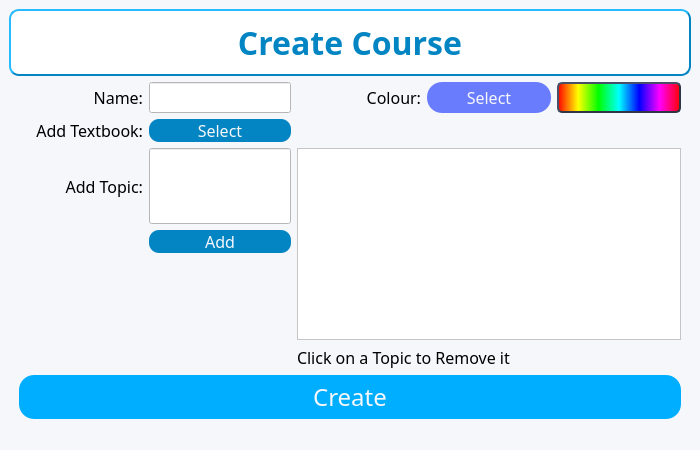
<?xml version="1.0" encoding="UTF-8"?>
<ui version="4.0">
 <class>MainWindow</class>
 <widget class="QMainWindow" name="MainWindow">
  <property name="windowModality">
   <enum>Qt::NonModal</enum>
  </property>
  <property name="geometry">
   <rect>
    <x>0</x>
    <y>0</y>
    <width>700</width>
    <height>450</height>
   </rect>
  </property>
  <property name="windowTitle">
   <string>Smart Retain</string>
  </property>
  <property name="styleSheet">
   <string notr="true">background-color: #F6F7FB</string>
  </property>
  <widget class="QWidget" name="centralwidget">
   <layout class="QVBoxLayout" name="verticalLayout_2">
    <item>
     <layout class="QVBoxLayout" name="verticalLayout">
      <item>
       <widget class="QLabel" name="label">
        <property name="font">
         <font>
          <family>Neue Haas Grotesk Text Pro</family>
          <pointsize>24</pointsize>
          <weight>75</weight>
          <bold>true</bold>
         </font>
        </property>
        <property name="styleSheet">
         <string notr="true">background-color: white;
border-style: outset;
border-width: 2px;
border-radius: 10px;
border-color: #0285c2;
color:#0285c2;</string>
        </property>
        <property name="text">
         <string>&lt;html&gt;&lt;head/&gt;&lt;body&gt;&lt;p&gt;&lt;span style=&quot; color:#0285c2;&quot;&gt;Create Course&lt;/span&gt;&lt;/p&gt;&lt;/body&gt;&lt;/html&gt;</string>
        </property>
        <property name="alignment">
         <set>Qt::AlignHCenter|Qt::AlignTop</set>
        </property>
       </widget>
      </item>
      <item>
       <layout class="QGridLayout" name="gridLayout_4">
        <item row="0" column="3">
         <widget class="QLabel" name="label_9">
          <property name="sizePolicy">
           <sizepolicy hsizetype="Expanding" vsizetype="Expanding">
            <horstretch>0</horstretch>
            <verstretch>0</verstretch>
           </sizepolicy>
          </property>
          <property name="font">
           <font>
            <family>Neue Haas Grotesk Text Pro</family>
            <pointsize>12</pointsize>
           </font>
          </property>
          <property name="text">
           <string>Colour:</string>
          </property>
          <property name="alignment">
           <set>Qt::AlignRight|Qt::AlignTrailing|Qt::AlignVCenter</set>
          </property>
         </widget>
        </item>
        <item row="2" column="2">
         <widget class="QLineEdit" name="topicEdit">
          <property name="sizePolicy">
           <sizepolicy hsizetype="Expanding" vsizetype="Expanding">
            <horstretch>0</horstretch>
            <verstretch>0</verstretch>
           </sizepolicy>
          </property>
          <property name="font">
           <font>
            <family>Neue Haas Grotesk Text Pro</family>
            <pointsize>12</pointsize>
           </font>
          </property>
          <property name="styleSheet">
           <string notr="true">background-color:white</string>
          </property>
         </widget>
        </item>
        <item row="1" column="3" colspan="3">
         <widget class="QLabel" name="pathLabel">
          <property name="sizePolicy">
           <sizepolicy hsizetype="Expanding" vsizetype="Expanding">
            <horstretch>0</horstretch>
            <verstretch>0</verstretch>
           </sizepolicy>
          </property>
          <property name="font">
           <font>
            <family>Neue Haas Grotesk Text Pro</family>
            <pointsize>12</pointsize>
           </font>
          </property>
          <property name="text">
           <string/>
          </property>
         </widget>
        </item>
        <item row="0" column="5">
         <widget class="QLabel" name="colorLabel">
          <property name="sizePolicy">
           <sizepolicy hsizetype="Expanding" vsizetype="Expanding">
            <horstretch>0</horstretch>
            <verstretch>0</verstretch>
           </sizepolicy>
          </property>
          <property name="minimumSize">
           <size>
            <width>0</width>
            <height>0</height>
           </size>
          </property>
          <property name="font">
           <font>
            <family>Neue Haas Grotesk Text Pro</family>
            <pointsize>12</pointsize>
           </font>
          </property>
          <property name="styleSheet">
           <string notr="true">background-color: qlineargradient(spread:pad, x1:0, y1:0, x2:1, y2:0, stop:0 rgba(255, 0, 0, 255), stop:0.166 rgba(255, 255, 0, 255), stop:0.333 rgba(0, 255, 0, 255), stop:0.5 rgba(0, 255, 255, 255), stop:0.666 rgba(0, 0, 255, 255), stop:0.833 rgba(255, 0, 255, 255), stop:1 rgba(255, 0, 0, 255));
border-style: outset;
border-width: 2px;
border-radius: 5px;
border-color: #303545;</string>
          </property>
          <property name="text">
           <string/>
          </property>
         </widget>
        </item>
        <item row="1" column="1">
         <widget class="QLabel" name="label_7">
          <property name="sizePolicy">
           <sizepolicy hsizetype="Expanding" vsizetype="Expanding">
            <horstretch>0</horstretch>
            <verstretch>0</verstretch>
           </sizepolicy>
          </property>
          <property name="font">
           <font>
            <family>Neue Haas Grotesk Text Pro</family>
            <pointsize>12</pointsize>
           </font>
          </property>
          <property name="text">
           <string>Add Textbook:</string>
          </property>
          <property name="alignment">
           <set>Qt::AlignRight|Qt::AlignTrailing|Qt::AlignVCenter</set>
          </property>
         </widget>
        </item>
        <item row="3" column="2">
         <widget class="QPushButton" name="addTopicBtn">
          <property name="enabled">
           <bool>false</bool>
          </property>
          <property name="font">
           <font>
            <family>Neue Haas Grotesk Text Pro</family>
            <pointsize>12</pointsize>
           </font>
          </property>
          <property name="styleSheet">
           <string notr="true">QPushButton {
	background-color: #0285c2;
	border-radius: 10px;
	color: #F6F7FB;
}

QPushButton:hover {
    background-color: rgb(2, 106, 154);
}</string>
          </property>
          <property name="text">
           <string>Add</string>
          </property>
         </widget>
        </item>
        <item row="2" column="3" rowspan="4" colspan="3">
         <widget class="QListWidget" name="topicListWidget">
          <property name="sizePolicy">
           <sizepolicy hsizetype="Expanding" vsizetype="Expanding">
            <horstretch>0</horstretch>
            <verstretch>0</verstretch>
           </sizepolicy>
          </property>
          <property name="font">
           <font>
            <family>Neue Haas Grotesk Text Pro</family>
            <pointsize>12</pointsize>
           </font>
          </property>
          <property name="styleSheet">
           <string notr="true">background-color:white</string>
          </property>
         </widget>
        </item>
        <item row="5" column="1">
         <widget class="QLabel" name="label_13">
          <property name="font">
           <font>
            <pointsize>12</pointsize>
           </font>
          </property>
          <property name="text">
           <string/>
          </property>
         </widget>
        </item>
        <item row="2" column="1">
         <widget class="QLabel" name="label_12">
          <property name="sizePolicy">
           <sizepolicy hsizetype="Preferred" vsizetype="Expanding">
            <horstretch>0</horstretch>
            <verstretch>0</verstretch>
           </sizepolicy>
          </property>
          <property name="font">
           <font>
            <family>Neue Haas Grotesk Text Pro</family>
            <pointsize>12</pointsize>
           </font>
          </property>
          <property name="text">
           <string>Add Topic:</string>
          </property>
          <property name="alignment">
           <set>Qt::AlignRight|Qt::AlignTrailing|Qt::AlignVCenter</set>
          </property>
         </widget>
        </item>
        <item row="6" column="1">
         <widget class="QLabel" name="label_17">
          <property name="sizePolicy">
           <sizepolicy hsizetype="Preferred" vsizetype="Expanding">
            <horstretch>0</horstretch>
            <verstretch>0</verstretch>
           </sizepolicy>
          </property>
          <property name="font">
           <font>
            <pointsize>12</pointsize>
           </font>
          </property>
          <property name="text">
           <string/>
          </property>
         </widget>
        </item>
        <item row="1" column="2">
         <widget class="QPushButton" name="pdfBtn">
          <property name="sizePolicy">
           <sizepolicy hsizetype="Expanding" vsizetype="Expanding">
            <horstretch>0</horstretch>
            <verstretch>0</verstretch>
           </sizepolicy>
          </property>
          <property name="font">
           <font>
            <family>Neue Haas Grotesk Text Pro</family>
            <pointsize>12</pointsize>
           </font>
          </property>
          <property name="styleSheet">
           <string notr="true">QPushButton {
	background-color: #0285c2;
	border-radius: 10px;
	color: #F6F7FB;
}

QPushButton:hover {
    background-color: rgb(2, 106, 154);
}</string>
          </property>
          <property name="text">
           <string>Select</string>
          </property>
         </widget>
        </item>
        <item row="0" column="1">
         <widget class="QLabel" name="label_8">
          <property name="sizePolicy">
           <sizepolicy hsizetype="Expanding" vsizetype="Expanding">
            <horstretch>0</horstretch>
            <verstretch>0</verstretch>
           </sizepolicy>
          </property>
          <property name="font">
           <font>
            <family>Neue Haas Grotesk Text Pro</family>
            <pointsize>12</pointsize>
           </font>
          </property>
          <property name="text">
           <string>Name:</string>
          </property>
          <property name="alignment">
           <set>Qt::AlignRight|Qt::AlignTrailing|Qt::AlignVCenter</set>
          </property>
         </widget>
        </item>
        <item row="6" column="3" colspan="3">
         <widget class="QLabel" name="label_18">
          <property name="sizePolicy">
           <sizepolicy hsizetype="Preferred" vsizetype="Expanding">
            <horstretch>0</horstretch>
            <verstretch>0</verstretch>
           </sizepolicy>
          </property>
          <property name="font">
           <font>
            <family>Neue Haas Grotesk Text Pro</family>
            <pointsize>12</pointsize>
           </font>
          </property>
          <property name="text">
           <string>Click on a Topic to Remove it</string>
          </property>
         </widget>
        </item>
        <item row="0" column="2">
         <widget class="QLineEdit" name="nameEdit">
          <property name="sizePolicy">
           <sizepolicy hsizetype="Expanding" vsizetype="Expanding">
            <horstretch>0</horstretch>
            <verstretch>0</verstretch>
           </sizepolicy>
          </property>
          <property name="font">
           <font>
            <family>Neue Haas Grotesk Text Pro</family>
            <pointsize>12</pointsize>
           </font>
          </property>
          <property name="styleSheet">
           <string notr="true">background-color:white</string>
          </property>
         </widget>
        </item>
        <item row="0" column="4">
         <widget class="QPushButton" name="colorBtn">
          <property name="sizePolicy">
           <sizepolicy hsizetype="Expanding" vsizetype="Expanding">
            <horstretch>0</horstretch>
            <verstretch>0</verstretch>
           </sizepolicy>
          </property>
          <property name="font">
           <font>
            <family>Neue Haas Grotesk Text Pro</family>
            <pointsize>12</pointsize>
           </font>
          </property>
          <property name="styleSheet">
           <string notr="true">QPushButton {
	background-color: #697CFE;
	border-radius: 15px;
	color: #F6F7FB;
}

QPushButton:hover {
    background-color: rgb(91, 108, 221);
}</string>
          </property>
          <property name="text">
           <string>Select</string>
          </property>
         </widget>
        </item>
        <item row="2" column="0">
         <spacer name="horizontalSpacer_2">
          <property name="orientation">
           <enum>Qt::Horizontal</enum>
          </property>
          <property name="sizeType">
           <enum>QSizePolicy::Fixed</enum>
          </property>
          <property name="sizeHint" stdset="0">
           <size>
            <width>10</width>
            <height>5</height>
           </size>
          </property>
         </spacer>
        </item>
        <item row="2" column="6">
         <spacer name="horizontalSpacer">
          <property name="orientation">
           <enum>Qt::Horizontal</enum>
          </property>
          <property name="sizeType">
           <enum>QSizePolicy::Fixed</enum>
          </property>
          <property name="sizeHint" stdset="0">
           <size>
            <width>10</width>
            <height>5</height>
           </size>
          </property>
         </spacer>
        </item>
        <item row="5" column="2">
         <spacer name="verticalSpacer">
          <property name="orientation">
           <enum>Qt::Vertical</enum>
          </property>
          <property name="sizeHint" stdset="0">
           <size>
            <width>20</width>
            <height>40</height>
           </size>
          </property>
         </spacer>
        </item>
       </layout>
      </item>
     </layout>
    </item>
    <item>
     <layout class="QHBoxLayout" name="horizontalLayout">
      <item>
       <spacer name="horizontalSpacer_3">
        <property name="orientation">
         <enum>Qt::Horizontal</enum>
        </property>
        <property name="sizeType">
         <enum>QSizePolicy::Fixed</enum>
        </property>
        <property name="sizeHint" stdset="0">
         <size>
          <width>10</width>
          <height>5</height>
         </size>
        </property>
       </spacer>
      </item>
      <item>
       <widget class="QPushButton" name="createCourseBtn">
        <property name="enabled">
         <bool>false</bool>
        </property>
        <property name="sizePolicy">
         <sizepolicy hsizetype="Minimum" vsizetype="Expanding">
          <horstretch>0</horstretch>
          <verstretch>0</verstretch>
         </sizepolicy>
        </property>
        <property name="maximumSize">
         <size>
          <width>16777215</width>
          <height>200</height>
         </size>
        </property>
        <property name="font">
         <font>
          <family>Neue Haas Grotesk Text Pro</family>
          <pointsize>18</pointsize>
         </font>
        </property>
        <property name="styleSheet">
         <string notr="true">QPushButton {
	background-color: #00aeff;
	border-radius: 15px;
	color: #F6F7FB;
}

QPushButton:hover {
    background-color: rgb(0, 154, 226);
}</string>
        </property>
        <property name="text">
         <string>Create</string>
        </property>
       </widget>
      </item>
      <item>
       <spacer name="horizontalSpacer_4">
        <property name="orientation">
         <enum>Qt::Horizontal</enum>
        </property>
        <property name="sizeType">
         <enum>QSizePolicy::Fixed</enum>
        </property>
        <property name="sizeHint" stdset="0">
         <size>
          <width>10</width>
          <height>5</height>
         </size>
        </property>
       </spacer>
      </item>
     </layout>
    </item>
   </layout>
  </widget>
  <widget class="QStatusBar" name="statusbar"/>
 </widget>
 <resources/>
 <connections/>
</ui>
